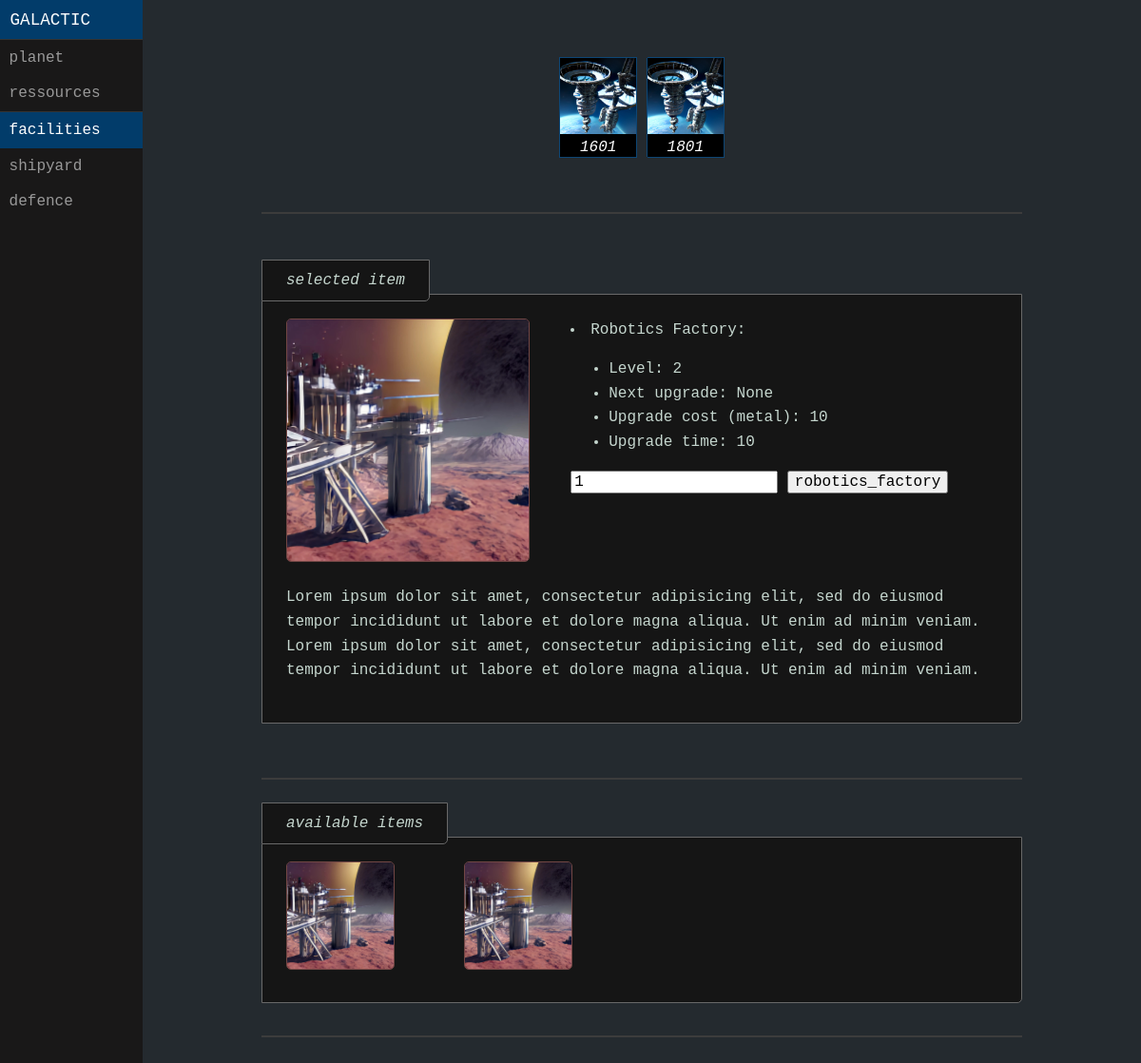
Page /galactic/1/facilities/ on the earlier database version.
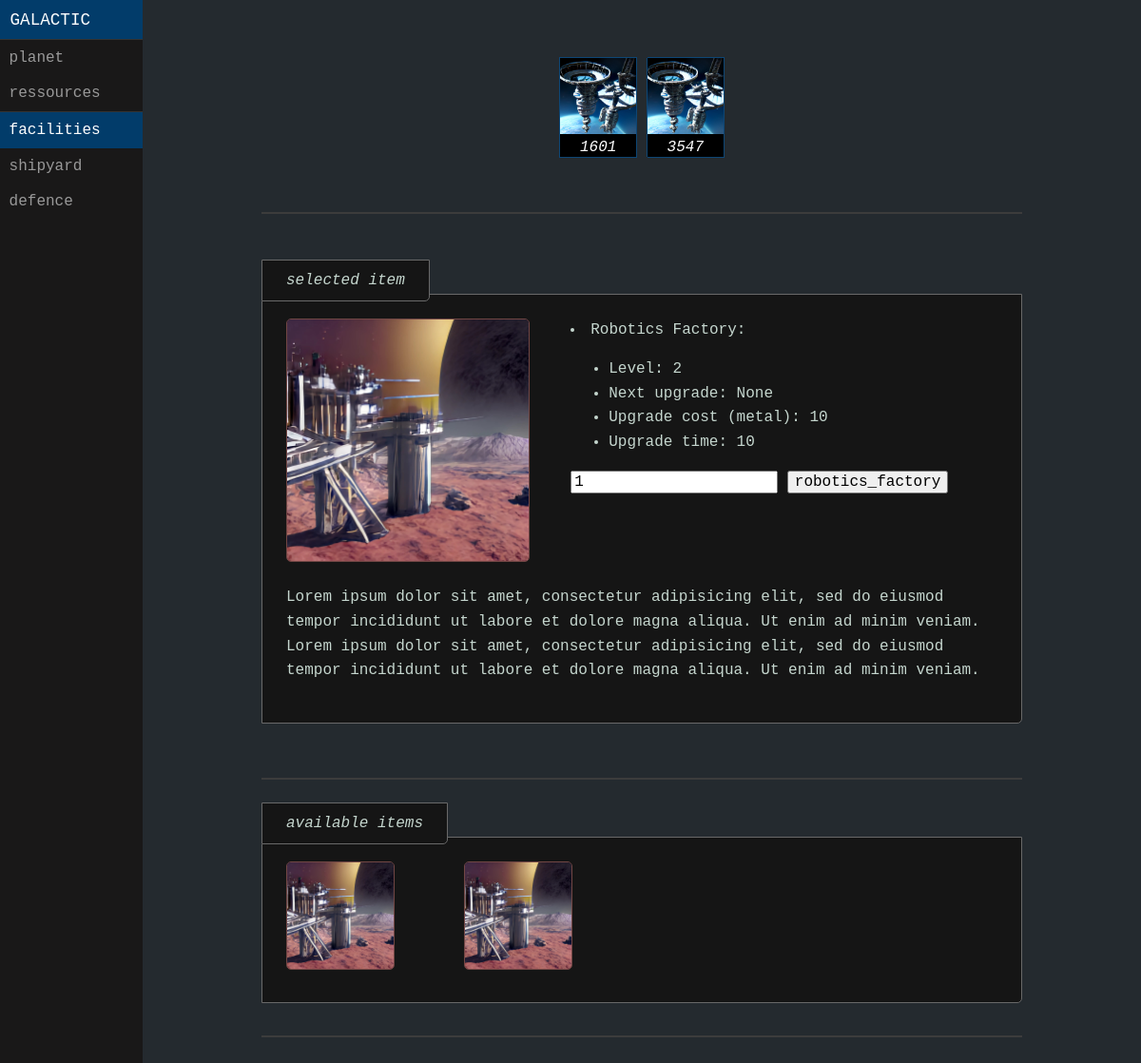
Same page on the later database version.
### galactic/models.py (models this page shows, shortened)
class Planet(models.Model):
    discovered_date = models.DateTimeField('date discovered')
    energy = models.IntegerField(default=100)
    metal = models.IntegerField(default=30)
    solar_plant_level = models.IntegerField(default=1)
    solar_plant_production = models.IntegerField(default=10)
    solar_plant_next_upgrade = models.DateTimeField(null=True, blank=True)
    solar_plant_cost_upgrade_metal = models.IntegerField(default=10)
    solar_plant_upgrade_time = models.IntegerField(default=10)
    metal_mining_level = models.IntegerField(default=1)
    metal_mining_production = models.IntegerField(default=10)
    metal_mining_next_batch = models.DateTimeField(default=timezone.now())
    metal_mining_energy_consumption = models.IntegerField(default=10)
    metal_mining_next_upgrade = models.DateTimeField(null=True, blank=True)
    metal_mining_cost_upgrade_metal = models.IntegerField(default=10)
    metal_mining_upgrade_time = models.IntegerField(default=10)
    robotics_factory_level = models.IntegerField(default=1)
    robotics_factory_next_upgrade = models.DateTimeField(null=True, blank=True)
    robotics_factory_cost_upgrade_metal = models.IntegerField(default=10)
    robotics_factory_upgrade_time = models.IntegerField(default=10)
    shipyard_dock_level = models.IntegerField(default=1)
    shipyard_dock_next_upgrade = models.DateTimeField(null=True, blank=True)
    shipyard_dock_cost_upgrade_metal = models.IntegerField(default=10)
    shipyard_dock_upgrade_time = models.IntegerField(default=10)
    rocket_launcher_count = models.IntegerField(default=1)
    rocket_launcher_next_manufacture = models.DateTimeField(null=True, blank=True)
    rocket_launcher_cost_manufacture_metal = models.IntegerField(default=1000)
    rocket_launcher_manufacture_time = models.IntegerField(default=10)
    rocket_launcher_manufacture_amount = models.IntegerField(default=1)
    light_laser_count = models.IntegerField(default=1)
    light_laser_next_manufacture = models.DateTimeField(null=True, blank=True)
    light_laser_cost_manufacture_metal = models.IntegerField(default=1000)
    light_laser_manufacture_time = models.IntegerField(default=10)
    light_laser_manufacture_amount = models.IntegerField(default=1)
    light_fighter_count = models.IntegerField(default=1)
    light_fighter_next_manufacture = models.DateTimeField(null=True, blank=True)
    light_fighter_cost_manufacture_metal = models.IntegerField(default=1000)
    light_fighter_manufacture_time = models.IntegerField(default=10)
    light_fighter_manufacture_amount = models.IntegerField(default=1)
    heavy_fighter_count = models.IntegerField(default=1)
    heavy_fighter_next_manufacture = models.DateTimeField(null=True, blank=True)
    heavy_fighter_cost_manufacture_metal = models.IntegerField(default=1000)
    heavy_fighter_manufacture_time = models.IntegerField(default=10)
    heavy_fighter_manufacture_amount = models.IntegerField(default=1)

### galactic/views.py (the view)
# urls.py: path('<int:planet_id>/facilities/', views.facilities, name='facilities'),
def facilities(request, planet_id):
    try:
        planet = Planet.objects.get(pk=planet_id)
    except Planet.DoesNotExist:
        raise Http404("Ressource does not exist")
    return render(request, 'galactic/facilities.html', {'planet': planet})

### galactic/templates/galactic/facilities.html (shortened to what the changed rows need)
<!DOCTYPE html>
<html lang="en">
<head>
    {% load static %}
    <link rel="stylesheet" href="{% static 'galactic/pure-min.css' %}">
    <link rel="stylesheet" href="{% static 'galactic/styles.css' %}">
</head>
<body>
<div id="layout">
    <div id="main">
        <div class="header">
            <div class="container">
                <table class="pure-table inventar-table" style="color: white;">
                    <tbody>
                        <tr>
                            <td style="background-color: black; border-left: 1px solid #0d4675; border-right: 1px solid #0d4675;">{{ planet.energy }}</td>
                            <td style="border-bottom: 1px solid #242A2F;">&nbsp;</td>
                            <td style="background-color: black; border-left: 1px solid #0d4675; border-right: 1px solid #0d4675;">{{ planet.metal }}</td>
                        </tr>
                    </tbody>
                </table>
            </div>
        </div>
        <div class="content">
            <div id="Nature" class="picture showstuff" style="">
                <div class="pure-g">
                    <div class="pure-u-3-5">
                        <li>Robotics Factory:
                            <ul>
                                <li>Level: {{ planet.robotics_factory_level }}</li>
                                <li>Next upgrade: {{ planet.robotics_factory_next_upgrade }}</li>
                                <li>Upgrade cost (metal): {{ planet.robotics_factory_cost_upgrade_metal }}</li>
                                <li>Upgrade time: {{ planet.robotics_factory_upgrade_time }}</li>
                            </ul>
                        </li>
                    </div>
                </div>
            </div>
            <br>
            <br>
            <br>
        </div>
    </div>
</div>
</body>
</html>

Differences in the rows shown:
changed Planet "None": metal "1801" → "3547"
